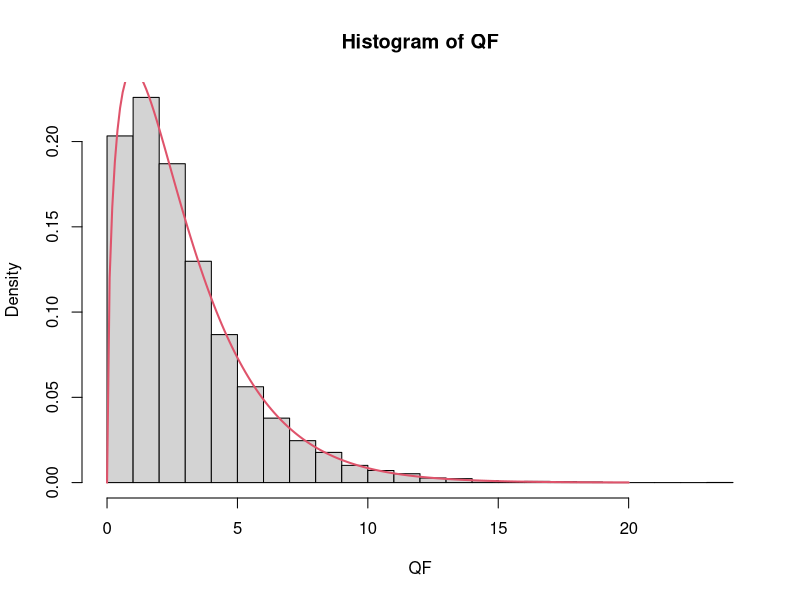

Source code (R):
###Step 1, create a population of vectors (I'm going to make my vector length 3)
###just for funsies.  Maybe 50,000 observations in my population.  

x1 = runif(50000,0,10)
x2 = .5*x1 + runif(50000,-3,3)
x3 = .25*x1 + .25*x2 + runif(50000,-3,3)

data = matrix(c(x1,x2,x3),ncol=3)
dim(data)


###Step 2, take 10,000 samples, all of size 200, each sample, compute
###the sample mean vector and store it in a matrix called mean.vec

mean.vec = matrix(0,10000,3)
for(i in 1:10000){
	index = sample(1:50000,200,replace=F)
	samp.data = data[index,]
	sample.mean = apply(samp.data,2,mean)
	mean.vec[i,] = sample.mean
}

###Step 3 feels tricky.  hard to show that I'm trivariate normal.
###Going to steal from what we did yesterday.
###Step 3a.  Compute quadratic form for each mean vector (note, should be using Sigma/n not Sigma)
###Step 3b.  Going to plot a histogram of mean vectors and overlay a chi-sq-3 
###distribution on top of it.

Sigma = cov(data)
Sigma.x.bar = Sigma/200
mu = apply(data,2,mean)

QF = rep(0,10000)
for(i in 1:10000){
	QF[i] = (mean.vec[i,] - mu)%*%solve(Sigma.x.bar)%*%(mean.vec[i,] - mu)
}

hist(QF,breaks=20,freq=F)
x.seq = (0:200)/10
y.seq = dchisq(x.seq,3)
lines(x.seq,y.seq,col=2,lwd=2)
